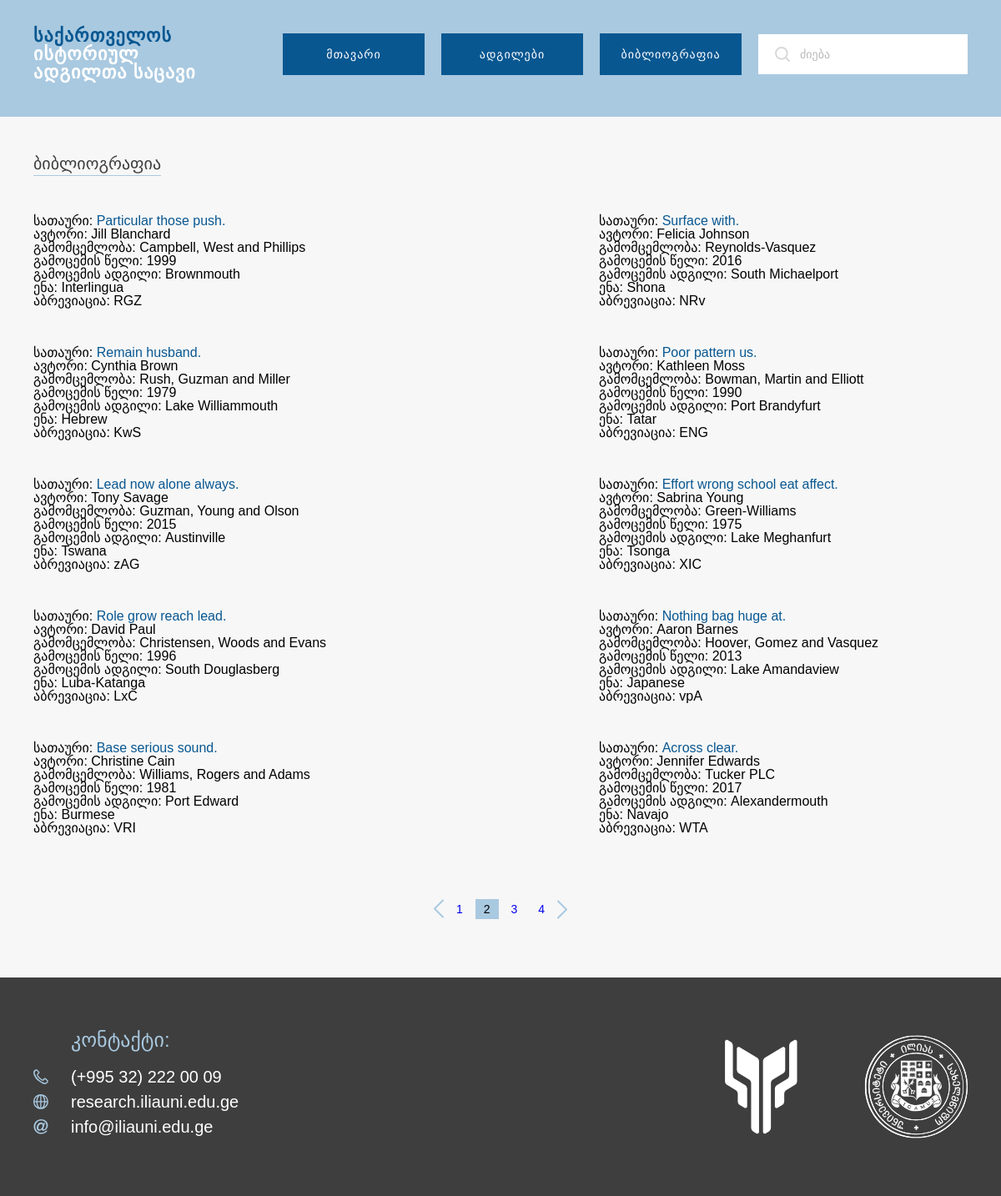
The app's page /bibliography?page=2 with its own data.
### src/models/bibliography.py (models this page shows, shortened)
class Bibliography(BaseModel, db.Model):
    __tablename__ = 'bibliographies'
    id = db.Column(db.Integer, primary_key=True)
    abbreviation = db.Column(db.String)
    author = db.Column(db.String)
    title = db.Column(db.String)
    publisher = db.Column(db.String)
    year = db.Column(db.Integer)
    location = db.Column(db.String)
    language = db.Column(db.String)
    comment = db.Column(db.String)

### src/views/pages/routes.py (the view)
@pages_bp.route('/bibliography')
def bibliography():
    page = request.args.get('page', 1, type=int)
    per_page = 10
    bibliographies = Bibliography.query.order_by(Bibliography.id.desc()).paginate(page=page, per_page=per_page, error_out=False)
    return render_template('bibliography.html', bibliographies=bibliographies)

### src/templates/pages/bibliography.html (shortened to what this page needs)
{% extends "layout/base.html" %}
{% block navbar %}
  {% include 'layout/navbar.html' %}
{% endblock %}
{% from "pages/macros.html" import render_bibliography_card %}
{% block content %}
  <main class="bibliography-content">
    <div class="bibliography-box">
      <h3>ბიბლიოგრაფია</h3>
      <div class="cards">
        {% for item in bibliographies.items %}
          {{ render_bibliography_card(item) }}
        {% endfor %}
      </div>
<div class="page-container">
  <div class="pages">
    <a id="leftArrow" href="{{ url_for('pages.bibliography', page=bibliographies.prev_num) }}" {% if not bibliographies.has_prev %}class="disabled"{% endif %}>
      <img src="{{ url_for('static', filename='assets/slider-arrow.svg') }}" alt="left arrow">
    </a>
    <div class="numbers">
      {% for num in bibliographies.iter_pages(left_edge=1, left_current=2, right_current=2, right_edge=1) %}
        {% if num %}
          {% if num == bibliographies.page %}
            <span class="current">{{ num }}</span>
          {% else %}
            <span><a href="{{ url_for('pages.bibliography', page=num) }}">{{ num }}</a></span>
          {% endif %}
        {% else %}
          <span class="spot">...</span>
        {% endif %}
      {% endfor %}
    </div>
    <a id="rightArrow" href="{{ url_for('pages.bibliography', page=bibliographies.next_num) }}" {% if not bibliographies.has_next %}class="disabled"{% endif %}>
      <img src="{{ url_for('static', filename='assets/slider-arrow.svg') }}" alt="right arrow">
    </a>
  </div>
</div>
    </div>
  </main>
{% endblock %}
{% block footer %}
  {% include 'layout/footer.html' %}
{% endblock %}

### src/templates/pages/macros.html
{% macro render_bibliography_card(item) %}
<div class="card">
    <p>
      სათაური:
      <a href="#">{{ item.title }}</a>
    </p>
    <p>ავტორი: {{ item.author }}</p>
    <p>გამომცემლობა: {{ item.publisher }}</p>
    <p>გამოცემის წელი: {{ item.year }}</p>
    <p>გამოცემის ადგილი: {{ item.location }}</p>
    <p>ენა: {{ item.language }}</p>
    <p>აბრევიაცია: {{ item.abbreviation }}</p>
</div>
{% endmacro %}

### src/static/css/global.css (style rules this page uses)
*, *::before, *::after { margin: 0; padding: 0; box-sizing: border-box; }
html, body, div, span, applet, object, iframe, h1, h2, h3, h4, h5, h6, p, blockquote, pre, a, abbr, acronym, address, big, cite, code, del, dfn, em, img, ins, kbd, q, s, samp, small, strike, strong, sub, sup, tt, var, b, u, i, center, dl, dt, dd, ol, ul, li, fieldset, form, label, legend, table, caption, tbody, tfoot, thead, tr, th, td, article, aside, canvas, details, embed, figure, figcaption, footer, header, hgroup, menu, nav, output, ruby, section, summary, time, mark, audio, video { margin: 0; padding: 0; border: 0; font-size: 100%; font: inherit; vertical-align: baseline; text-decoration: none; }
body { line-height: 1; font-family: "Work Sans", sans-serif; background-color: #f7f7f7; }
.bibliography-content { max-width: 1120px; width: 100%; margin: 0 auto; }
.bibliography-content .bibliography-box { margin: 46px 0 70px; }
.bibliography-content .bibliography-box h3 { width: -moz-fit-content; width: fit-content; margin-bottom: 26px; padding-bottom: 4px; border-bottom: solid 1px #a9c9e0; font-size: 20px; font-weight: 500; color: #3e3e3e; }
.bibliography-content .bibliography-box .cards { margin-bottom: 51px; display: grid; grid-template-columns: repeat(2, 442px); justify-content: space-between; }
.bibliography-content .bibliography-box .cards .card { width: 100%; margin-bottom: 6px; padding: 20px 20px 20px 0; display: flex; flex-direction: column; }
.bibliography-content .bibliography-box .cards .card p { font-size: 16px; font-weight: normal; color: #000; }
.bibliography-content .bibliography-box .cards .card p a { all: unset; color: #085791; }
.bibliography-content .bibliography-box .page-container { width: 100%; display: flex; flex-direction: column; align-items: center; }
.bibliography-content .bibliography-box .page-container .pages { display: flex; flex-direction: row; align-items: center; }
.bibliography-content .bibliography-box .page-container .pages #leftArrow { width: 12px; height: 22px; transform: rotate(180deg); margin-right: 5px; cursor: pointer; }
.bibliography-content .bibliography-box .page-container .pages .numbers { display: flex; flex-direction: row; align-items: center; }
.bibliography-content .bibliography-box .page-container .pages .numbers span { margin-right: 5px; padding: 5px 10px; font-size: 14px; font-weight: 500; color: #000; cursor: pointer; }
.bibliography-content .bibliography-box .page-container .pages .numbers .current { background-color: #a9c9e0; }
.bibliography-content .bibliography-box .page-container .pages #rightArrow { width: 12px; height: 22px; cursor: pointer; }

### records on screen
Bibliography: title "Particular those push.", author "Jill Blanchard", publisher "Campbell, West and Phillips", year "1999", location "Brownmouth", language "Interlingua", abbreviation "RGZ"
Bibliography: title "Surface with.", author "Felicia Johnson", publisher "Reynolds-Vasquez", year "2016", location "South Michaelport", language "Shona", abbreviation "NRv"
Bibliography: title "Remain husband.", author "Cynthia Brown", publisher "Rush, Guzman and Miller", year "1979", location "Lake Williammouth", language "Hebrew", abbreviation "KwS"
Bibliography: title "Poor pattern us.", author "Kathleen Moss", publisher "Bowman, Martin and Elliott", year "1990", location "Port Brandyfurt", language "Tatar", abbreviation "ENG"
Bibliography: title "Lead now alone always.", author "Tony Savage", publisher "Guzman, Young and Olson", year "2015", location "Austinville", language "Tswana", abbreviation "zAG"
Bibliography: title "Effort wrong school eat affect.", author "Sabrina Young", publisher "Green-Williams", year "1975", location "Lake Meghanfurt", language "Tsonga", abbreviation "XIC"
Bibliography: title "Role grow reach lead.", author "David Paul", publisher "Christensen, Woods and Evans", year "1996", location "South Douglasberg", language "Luba-Katanga", abbreviation "LxC"
Bibliography: title "Nothing bag huge at.", author "Aaron Barnes", publisher "Hoover, Gomez and Vasquez", year "2013", location "Lake Amandaview", language "Japanese", abbreviation "vpA"
Bibliography: title "Base serious sound.", author "Christine Cain", publisher "Williams, Rogers and Adams", year "1981", location "Port Edward", language "Burmese", abbreviation "VRI"
Bibliography: title "Across clear.", author "Jennifer Edwards", publisher "Tucker PLC", year "2017", location "Alexandermouth", language "Navajo", abbreviation "WTA"

### other values on screen
{{ num }} "1" "3" "4"
{{ num }} "2"
